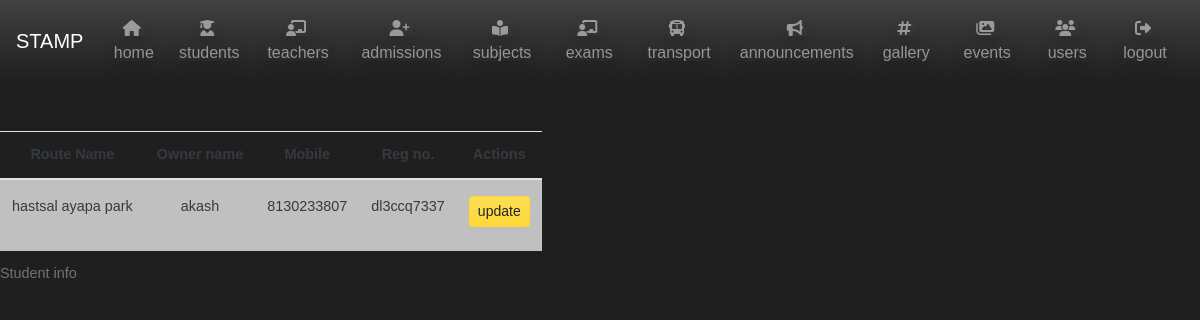
The app's page /all-bus (signed in), older data.
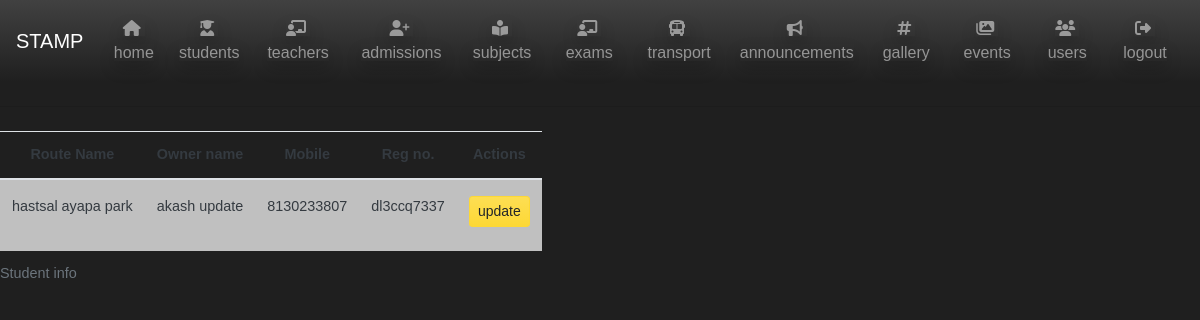
The same page, newer data.
### lead/models.py (models this page shows, shortened)
class bus_master(models.Model): #conductor nd driver info to be done
    STATUS_TYPES = (
        ('A', 'Active'),
        ('X', 'Inactive')
    )
    bus_reg_number = models.CharField(max_length=12)
    status = models.CharField(max_length=1, choices=STATUS_TYPES, default='A')
    owner_mobile = models.CharField(max_length=12)
    owner_name = models.CharField(max_length=12)
    bus_Route_start_to_end = models.CharField(max_length=65)

### lead/views.py (the view)
# urls.py: path('all-bus', views.allbusListView.as_view(), name='all-bus'),
class allbusListView(LoginRequiredMixin, ListView):
    model = bus_master
    template_name = 'lead/all-bus.html'
    context_object_name = 'transports'

### lead/templates/lead/all-bus.html (shortened to what this page needs)
{% extends "lead/home.html" %} {% block content %}
<section class="studentlist row">
    <table class="table table-responsive table-hover col-md-12">
        <caption>Student info</caption>
        <thead class="text-center bg-primary text-dark">
            <tr>
                <th scope="col">Route Name</th>
                <th scope="col">Owner name</th>
                <th scope="col">Mobile</th>
                <th scope="col">Reg no.</th>
                <th scope="col">Actions</th>
            </tr>
        </thead>
        <tbody class="text-center table-primary text-lowercase text-justify text-dark">
            {% for bus in transports%}
            <tr>
                <td class="py-3">{{ bus.bus_Route_start_to_end }}</td>
                <td class="py-3">{{ bus.owner_name}} </td>
                <td class="py-3"> {{ bus.owner_mobile }}</td>
                <td class="py-3"> {{ bus.bus_reg_number }}</td>
                <td class="py-3">
                    <a href="{% url 'update-bus' bus.id %}" class="btn btn-sm btn-warning mb-2">Update </a>
                </td>
            </tr>
            {% endfor %}
        </tbody>
</section>
{% endblock content %}

Row changes from the older to the newer data that the page shows:
changed bus_master "hastsal ayapa park": owner_name "akash" → "akash update"
